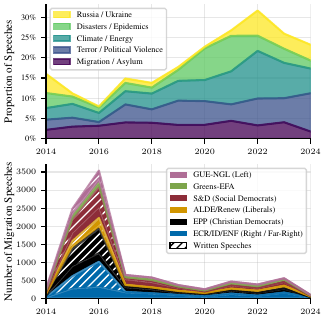

Write the Python code that produced this figure.
import preamble
import pandas as pd 
import matplotlib.pyplot as plt
import matplotlib.patches as mpatches
import matplotlib.colors as mcolors
from gensim.models import LdaModel
import src.constants as const
from src.print_topics import print_topics
from tueplots import bundles
from tueplots.constants.color import rgb
import src.constants as const  

## TODO: subtitles like "selected topics over time" and "migration discourse over time"

# import data
df = pd.read_parquet(const.PATH_ALL_SPEECHES)
total_speeches_per_year = df.groupby('year').size().to_dict() # for ratios

# --- panel 1: number of speeches assigned to several selected topics plotted over time ---------------------------------

# select topic with highest probability for each speech
df['dominant_topic_id'] = df.loc[:, 'topic_0':'topic_29'].idxmax(axis=1).apply(lambda x: int(x.split('_')[1])).astype(int)
# give dominant topics their label
df['dominant_topic'] = df['dominant_topic_id'].apply(lambda x: const.TOPIC_LABELS[x])

# aggregate number of speeches per dominant topic and year
df_dominant = df.groupby(['dominant_topic', 'year']).agg({
    'text': 'count'}).reset_index().rename(columns={'text': 'count'})

# calculate ratios
df_dominant['total_speeches'] = df_dominant['year'].map(total_speeches_per_year)
df_dominant['ratio'] = df_dominant['count'] / df_dominant['total_speeches']

chosen_topics = [
    "Migration / Asylum",
    "Terror / Political Violence",
    "Climate / Energy",
    "Disasters / Epidemics",
    "Russia / Ukraine"]

df_chosen = df_dominant[df_dominant['dominant_topic'].isin(chosen_topics)]

# pivot dataframe for stacked area plot
df_pivot = df_chosen.pivot(index='year', columns='dominant_topic', values='ratio').fillna(0)

# sort columns in chosen_topics order
df_pivot = df_pivot[chosen_topics]

# ----- panel 2: number of migration speeches per party block over time ---------------------------------

# create migration only dataframe
df_migration = df[df[f'topic_{const.MIGRATION_TOPIC_ID}'] >= const.MIGRATION_THRESHOLD]

# aggregate number of speeches per block, year, and written status
df_migration = df_migration.groupby(['year', 'block', 'written']).agg({
    'text': 'count'}).reset_index().rename(columns={'text': 'n_speeches'})

# calculate ratio
df_migration['total_speeches'] = df_migration['year'].map(total_speeches_per_year)
df_migration['ratio'] = df_migration['n_speeches'] / df_migration['total_speeches']

# make sure blocks are categorical and in correct order
df_migration['block'] = pd.Categorical(df_migration['block'], categories=const.ORDER_BLOCK, ordered=True)
df_migration = df_migration.sort_values(['year', 'block', 'written'])

def plot_migration_by_block_written(df_in, value_col, ax, legend_labels, legend_loc="upper right"):
    pivot = df_in.pivot(index='year', columns=['block', 'written'], values=value_col).fillna(0)
    col_order = []
    for block in const.ORDER_BLOCK:
        for written in [False, True]:
            if (block, written) in pivot.columns:
                col_order.append((block, written))
    pivot = pivot[col_order]

    colors = [const.COLOR_MAP_BLOCK[block] for block, written in pivot.columns]
    pivot.plot.area(stacked=True, color=colors, alpha=0.75, ax=ax)

    for (block, written), collection in zip(pivot.columns, ax.collections):
        base_color = const.COLOR_MAP_BLOCK[block]
        face_rgba = mcolors.to_rgba(base_color, alpha=1)
        collection.set_alpha(1)
        collection.set_facecolor(face_rgba)
        collection.set_edgecolor((1, 1, 1, 1))
        # collection.set_hatch('////')
        # collection.set_linewidth(0.8)

        if written:
            collection.set_hatch('////')
            collection.set_linewidth(0)
        else:
            collection.set_hatch(None)

    blocks_present = [block for block in const.ORDER_BLOCK if any((block, w) in pivot.columns for w in [False, True])]
    block_handles = [mpatches.Patch(facecolor=const.COLOR_MAP_BLOCK[block], label=legend_labels[block]) for block in blocks_present]
    written_handle = mpatches.Patch(facecolor='white', edgecolor='black', label='Written Speeches', hatch='////')
    legend_handles = block_handles[::-1] + [written_handle]
    ax.legend(handles=legend_handles, loc=legend_loc, frameon=True)

    return pivot

# ------- build figure ------------------------------------------------------

params = bundles.icml2024(nrows=2,ncols=1) 
params.update({"figure.dpi": 350, "figure.figsize": (params["figure.figsize"][0], 3.2)})
plt.rcParams.update(params)

fig, (ax1_combined, ax2_combined) = plt.subplots(2, 1)
# panel 1
df_pivot.plot.area(cmap="viridis", alpha=0.75, ax=ax1_combined)
ax1_combined.set_ylabel('Proportion of Speeches')
ax1_combined.set_xlabel('')
# ax1_combined.set_xticklabels([])
handles, labels = ax1_combined.get_legend_handles_labels()
ax1_combined.legend(handles[::-1], labels[::-1], loc='upper left', frameon=True, fancybox=True, shadow=False)
ax1_combined.set_xlim(df_dominant['year'].min(), df_dominant['year'].max())
ax1_combined.yaxis.set_major_formatter(plt.FuncFormatter(lambda y, _: f'{y:.0%}'.replace('%', r'\%')))
ax1_combined.set_axisbelow(True)
ax1_combined.grid(alpha=0.3)
ax1_combined.spines['top'].set_visible(False)
ax1_combined.spines['right'].set_visible(False)
# panel 2
plot_migration_by_block_written(df_migration, 'n_speeches', ax2_combined, const.LEGEND_BLOCK_LONG)
ax2_combined.set_xlabel("")
ax2_combined.set_ylabel('Number of Migration Speeches')
ax2_combined.set_axisbelow(True)
ax2_combined.grid(alpha=0.3)
ax2_combined.set_xlim(2014, 2024)
ax2_combined.spines['top'].set_visible(False)
ax2_combined.spines['right'].set_visible(False)

ax1_combined.yaxis.set_label_coords(-0.12, 0.5)
ax2_combined.yaxis.set_label_coords(-0.12, 0.5)


# add arrow annotation
# ax1_combined.annotate(
#     '', 
#     xy=(0.55, 0.50), xycoords='figure fraction', 
#     xytext=(0.55, 0.58), textcoords='figure fraction',
#     arrowprops=dict(color='#440154', lw=1)
# )

# fig.tight_layout()
fig.savefig("report/fig/fig1_lda.pdf")

